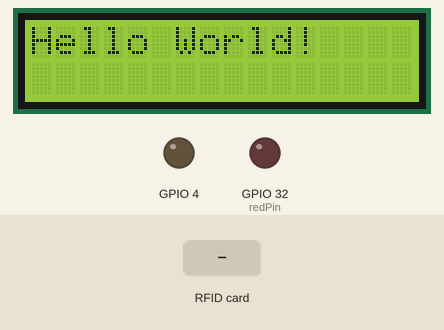
This sketch was run on a simulated ESP32. Parts: 16×2 character LCD, output pins drawn as LEDs (lit = HIGH). Dashed ring = blinking. The inputs (shaded band) are chosen by the test bench. WiFi joins after 1.5 s; servers stay silent unless stated; pins used as bus, display or sensor lines are not drawn; what the sketch prints to the serial monitor is not drawn.

Above: at 7.3 s.
7.4 s: RFID card 5E 7A 19 C4 held to the reader
At 8.73 s:
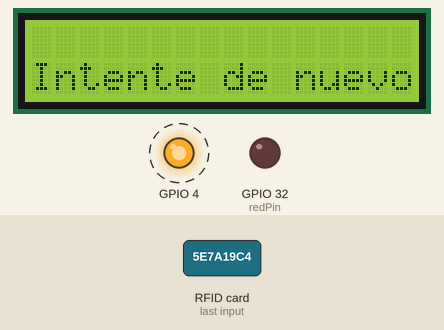
At 10.0 s:
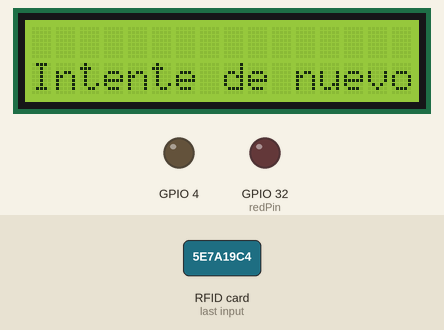
Timing chart, 0 to 11.5 s (numbered marks = the images above; inputs shaded):
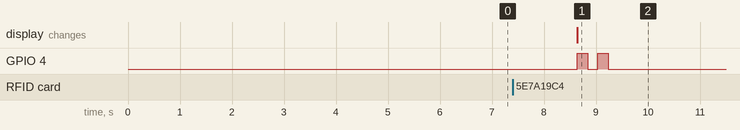

Measured:
- after the input at 7.4 s, GPIO 4: alternates HIGH for 0.20 s and LOW for 0.20 s, 4 changes in all, then stays LOW, starting after 1.2 s; the display: changes after 1.2 s (image 1)

The sketch:

esp32-rfid.ino
```cpp
#include <LiquidCrystal.h>
LiquidCrystal lcd(13, 12, 14, 27, 26, 25);

#include <WiFi.h>
#include <HTTPClient.h>

#include <MFRC522.h> //library responsible for communicating with the module RFID-RC522
#include <SPI.h> //library responsible for communicating of SPI bus
#define SS_PIN 21
#define RST_PIN 22
#define SIZE_BUFFER 18
#define MAX_SIZE_BLOCK 16
#define greenPin 12
#define redPin 32
//used in authentication
MFRC522::MIFARE_Key key;
//authentication return status code
MFRC522::StatusCode status;
// Defined pins to module RC522
MFRC522 mfrc522(SS_PIN, RST_PIN);

const char* ssid = "FAMILIA_VARGAS_BECERRA";
const char* password =  "ARcA19RuIN";

void setup()
{
  Serial.begin(9600);
  SPI.begin(); // Init SPI bus
  pinMode(greenPin, OUTPUT);
  pinMode(redPin, OUTPUT);

  // Init MFRC522
  mfrc522.PCD_Init();
  Serial.println("Approach your reader card...");
  Serial.println();

  lcd.begin(16, 2);
  // Clears The LCD Display
  lcd.clear();

  lcd.print("Hello World!");


  delay(4000);
  WiFi.begin(ssid, password);

  while (WiFi.status() != WL_CONNECTED) {
    delay(1000);
    Serial.println("Connecting to WiFi..");
  }

  Serial.println("Connected to the WiFi network");

  pinMode(4, OUTPUT);
}


void loop()
{
  // Aguarda a aproximacao do cartao
  //waiting the card approach
  if ( ! mfrc522.PICC_IsNewCardPresent())
  {
    return;
  }
  // Select a card
  if ( ! mfrc522.PICC_ReadCardSerial())
  {
    return;
  }

  // Dump debug info about the card; PICC_HaltA() is automatically called
  // mfrc522.PICC_DumpToSerial(&(mfrc522.uid));</p><p> //call menu function and retrieve the desired option
  readingData();

  //instructs the PICC when in the ACTIVE state to go to a "STOP" state
  mfrc522.PICC_HaltA();
  // "stop" the encryption of the PCD, it must be called after communication with authentication, otherwise new communications can not be initiated
  mfrc522.PCD_StopCrypto1();
}


//reads data from card/tag
void readingData()
{
  //prints the technical details of the card/tag
  mfrc522.PICC_DumpDetailsToSerial(&(mfrc522.uid));

  //prepare the key - all keys are set to FFFFFFFFFFFFh
  for (byte i = 0; i < 6; i++) key.keyByte[i] = 0xFF;

  //buffer for read data
  byte buffer[SIZE_BUFFER] = {0};

  //the block to operate
  byte block = 1;
  byte size = SIZE_BUFFER; //authenticates the block to operate
  status = mfrc522.PCD_Authenticate(MFRC522::PICC_CMD_MF_AUTH_KEY_A, block, &key, &(mfrc522.uid)); //line 834 of MFRC522.cpp file
  if (status != MFRC522::STATUS_OK) {
    Serial.print(F("Authentication failed: "));
    Serial.println(mfrc522.GetStatusCodeName(status));
    digitalWrite(redPin, HIGH);
    delay(1000);
    digitalWrite(redPin, LOW);
    return;
  }

  //read data from block
  status = mfrc522.MIFARE_Read(block, buffer, &size);
  if (status != MFRC522::STATUS_OK) {
    Serial.print(F("Reading failed: "));
    Serial.println(mfrc522.GetStatusCodeName(status));
    digitalWrite(redPin, HIGH);
    delay(1000);
    digitalWrite(redPin, LOW);
    return;
  }
  else {
    digitalWrite(greenPin, HIGH);
    delay(1000);
    digitalWrite(greenPin, LOW);
  }

  Serial.print(F("\nData from block ["));
  Serial.print(block); Serial.print(F("]: "));

  String id = "";

  //prints read data
  for (uint8_t i = 0; i < MAX_SIZE_BLOCK; i++)
  {
    Serial.write(buffer[i]);
    id += (char)buffer[i];
  }

  Serial.println(" ");

  if ((WiFi.status() == WL_CONNECTED)) { //Check the current connection status

    HTTPClient http;

    http.begin("http://192.168.18.131:3000/" + id); //Specify the URL
    int httpCode = http.GET();                                        //Make the request

    if (httpCode == 200) { //Check for the returning code
      lcd.clear();
      String payload = http.getString();
      Serial.println(httpCode);
      Serial.println(payload);

      lcd.setCursor(5, 1);
      // Display The Second Message In Position (5, 1)
      lcd.print("Bienvenido");

      digitalWrite(4, HIGH);
      delay(5000);
      digitalWrite(4, LOW);
    }
    else {
      lcd.clear();
      lcd.clear();
      Serial.println("Error on HTTP request");
      lcd.setCursor(0, 1);
      // Display The Second Message In Position (5, 1)
      lcd.print("Intente de nuevo");
      digitalWrite(4, HIGH);
      delay(200);
      digitalWrite(4, LOW);
      delay(200);
      digitalWrite(4, HIGH);
      delay(200);
      digitalWrite(4, LOW);
    }

    http.end(); //Free the resources
  }

}
```
